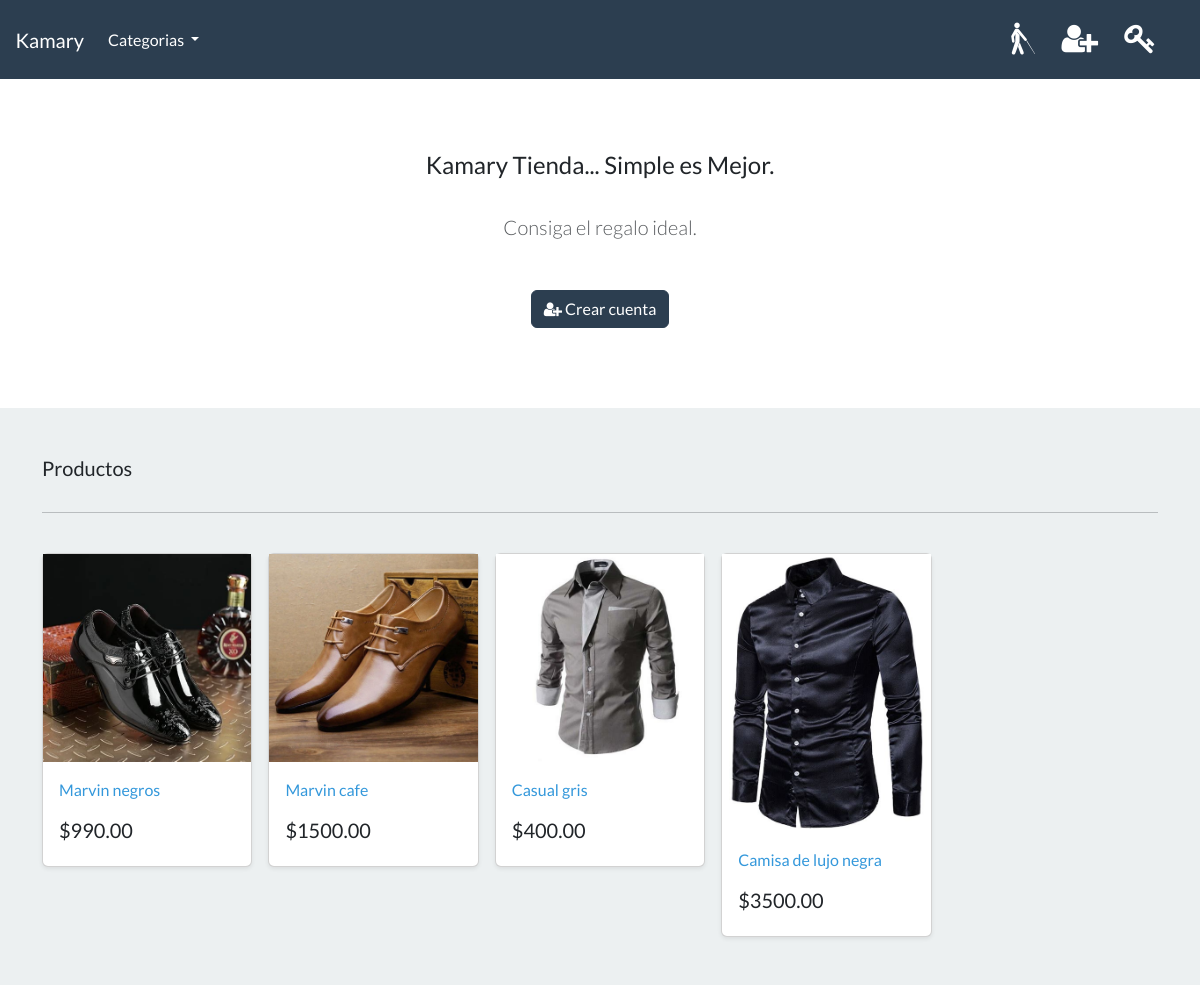
The page / on the database its author committed.
### store/models.py (models this page shows, shortened)
class Product(models.Model):
    Category = models.ForeignKey(
        Category, related_name="product", on_delete=models.CASCADE, null=True
    )
    title = models.CharField(max_length=250)
    brand = models.CharField(max_length=250, default="un-branded")
    description = models.TextField(blank=True)  # Optional
    slug = models.SlugField(max_length=250)
    price = models.DecimalField(max_digits=8, decimal_places=2)
    image = models.ImageField(upload_to="images/")
    class Meta:
        verbose_name = "producto"
        verbose_name_plural = "productos"
    def get_absolute_url(self):
        return reverse("product_info", args=[self.slug])

### store/views.py (the view)
# urls.py: path("", include("store.urls")),
def store(request):
    all_products = Product.objects.all()
    context = {"products": all_products}
    return render(request, "store/store.html", context=context)

### cart/context_processors.py (called while the page is built)
def cart(request):
    return {"cart": Cart(request)}

### store/models.py (called while the page is built)
    def get_absolute_url(self):
        return reverse("list_category", args=[self.slug])

### store/views.py (called while the page is built)
def categories(request):
    all_categories = Category.objects.all()
    return {"all_categories": all_categories}

### store/templates/store/store.html (shortened to what this page needs)
{% extends "./base.html" %}
{% load static % }
{% block content %}
<body>
    <section class="py-4 text-center container">
        <div class="row py-lg-5">
            <div class="col-lg-6 col-md-8 mx-auto">
                <h4> Kamary Tienda... Simple es Mejor. </h4>
                <br>
                <p class="lead text-muted">
                    Consiga el regalo ideal.
                </p>
                <br>
                <a href="{% url "register" %}" class="btn btn-primary my-2">
                    <i class="fa fa-user-plus" aria-hidden="true"></i> Crear cuenta</a>
            </div>
        </div>
    </section>
    {% include './main-product-section.html' %}
</body>

### store/templates/store/main-product-section.html
    <div class="album py-5 bg-light">
        <div class="container">
            <div class="pb-3 h5"> Productos </div>
            <hr>
            <br>
                <div class="row row-cols-1 row-cols-sm-2 row-cols-md-5 g-3">
                    {% for product in products %}
                        <div class="col">
                            <div class="card shadow-sm">
                                <img class="img-fluid" alt="Responsive image" src="{{product.image.url}}">
                                <div class="card-body">
                                    <p class="card-text">
                                        <a class="text-info text-decoration-none" href="{{product.get_absolute_url}}">{{product.title | capfirst}}</a>
                                    </p>
                                    <div class="d-flex justify-content-between align-items-center">
                                        <h5> ${{product.price}}</h5>
                                    </div>
                                </div>
                            </div>
                        </div>
                    {% endfor %}
                </div>
        </div>
    </div>

### rows shown on the page
Product: image (picture), title "Marvin negros", price "990.00"
Product: image (picture), title "Marvin cafe", price "1500.00"
Product: image (picture), title "Casual gris", price "400.00"
Product: image (picture), title "Camisa de lujo negra", price "3500.00"
